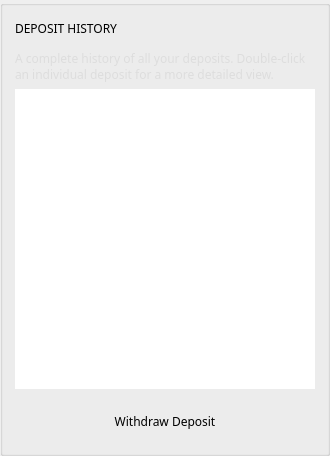
          <widget class="QGroupBox" name="groupBox_5">
           <property name="sizePolicy">
            <sizepolicy hsizetype="Expanding" vsizetype="Preferred">
             <horstretch>0</horstretch>
             <verstretch>0</verstretch>
            </sizepolicy>
           </property>
           <property name="styleSheet">
            <string notr="true"/>
           </property>
           <property name="title">
            <string/>
           </property>
           <property name="alignment">
            <set>Qt::AlignLeading|Qt::AlignLeft|Qt::AlignVCenter</set>
           </property>
           <layout class="QVBoxLayout" name="verticalLayout_2">
            <property name="spacing">
             <number>6</number>
            </property>
            <property name="leftMargin">
             <number>12</number>
            </property>
            <property name="topMargin">
             <number>6</number>
            </property>
            <property name="rightMargin">
             <number>12</number>
            </property>
            <property name="bottomMargin">
             <number>6</number>
            </property>
            <item>
             <widget class="QLabel" name="title_depositHistory">
              <property name="sizePolicy">
               <sizepolicy hsizetype="Preferred" vsizetype="Preferred">
                <horstretch>0</horstretch>
                <verstretch>0</verstretch>
               </sizepolicy>
              </property>
              <property name="minimumSize">
               <size>
                <width>250</width>
                <height>32</height>
               </size>
              </property>
              <property name="maximumSize">
               <size>
                <width>250</width>
                <height>32</height>
               </size>
              </property>
              <property name="font">
               <font>
                <family>Poppins</family>
               </font>
              </property>
              <property name="styleSheet">
               <string notr="true"/>
              </property>
              <property name="text">
               <string>DEPOSIT HISTORY</string>
              </property>
             </widget>
            </item>
            <item>
             <widget class="QLabel" name="label_2">
              <property name="font">
               <font>
                <family>Poppins</family>
               </font>
              </property>
              <property name="styleSheet">
               <string notr="true">color: #ddd;</string>
              </property>
              <property name="text">
               <string>A complete history of all your deposits. Double-click an individual deposit for a more detailed view.</string>
              </property>
              <property name="wordWrap">
               <bool>true</bool>
              </property>
             </widget>
            </item>
            <item>
             <widget class="QTreeView" name="m_depositView">
              <property name="minimumSize">
               <size>
                <width>300</width>
                <height>300</height>
               </size>
              </property>
              <property name="maximumSize">
               <size>
                <width>16777215</width>
                <height>16777215</height>
               </size>
              </property>
              <property name="font">
               <font>
                <family>Poppins</family>
               </font>
              </property>
              <property name="styleSheet">
               <string notr="true"/>
              </property>
              <property name="frameShape">
               <enum>QFrame::NoFrame</enum>
              </property>
              <property name="frameShadow">
               <enum>QFrame::Plain</enum>
              </property>
              <property name="midLineWidth">
               <number>0</number>
              </property>
              <property name="verticalScrollBarPolicy">
               <enum>Qt::ScrollBarAsNeeded</enum>
              </property>
              <property name="horizontalScrollBarPolicy">
               <enum>Qt::ScrollBarAsNeeded</enum>
              </property>
              <property name="sizeAdjustPolicy">
               <enum>QAbstractScrollArea::AdjustToContentsOnFirstShow</enum>
              </property>
              <property name="alternatingRowColors">
               <bool>true</bool>
              </property>
              <property name="indentation">
               <number>0</number>
              </property>
              <property name="rootIsDecorated">
               <bool>false</bool>
              </property>
              <property name="sortingEnabled">
               <bool>true</bool>
              </property>
              <attribute name="headerShowSortIndicator" stdset="0">
               <bool>false</bool>
              </attribute>
             </widget>
            </item>
            <item>
             <widget class="QGroupBox" name="groupBox_10">
              <property name="sizePolicy">
               <sizepolicy hsizetype="Expanding" vsizetype="Minimum">
                <horstretch>0</horstretch>
                <verstretch>0</verstretch>
               </sizepolicy>
              </property>
              <property name="styleSheet">
               <string notr="true">border: none;</string>
              </property>
              <property name="alignment">
               <set>Qt::AlignCenter</set>
              </property>
              <layout class="QHBoxLayout" name="horizontalLayout_1">
               <property name="spacing">
                <number>6</number>
               </property>
               <property name="leftMargin">
                <number>6</number>
               </property>
               <property name="topMargin">
                <number>6</number>
               </property>
               <property name="rightMargin">
                <number>6</number>
               </property>
               <property name="bottomMargin">
                <number>6</number>
               </property>
               <item>
                <widget class="QPushButton" name="b1_withdrawButton">
                 <property name="sizePolicy">
                  <sizepolicy hsizetype="Expanding" vsizetype="Fixed">
                   <horstretch>0</horstretch>
                   <verstretch>0</verstretch>
                  </sizepolicy>
                 </property>
                 <property name="minimumSize">
                  <size>
                   <width>220</width>
                   <height>40</height>
                  </size>
                 </property>
                 <property name="maximumSize">
                  <size>
                   <width>220</width>
                   <height>16777215</height>
                  </size>
                 </property>
                 <property name="font">
                  <font>
                   <family>Poppins</family>
                  </font>
                 </property>
                 <property name="styleSheet">
                  <string notr="true">/* This button style is handled automatically by OverviewFrame:setStyles() (in OverviewFrame.cpp) */</string>
                 </property>
                 <property name="text">
                  <string>Withdraw Deposit</string>
                 </property>
                </widget>
               </item>
              </layout>
             </widget>
            </item>
           </layout>
          </widget>
